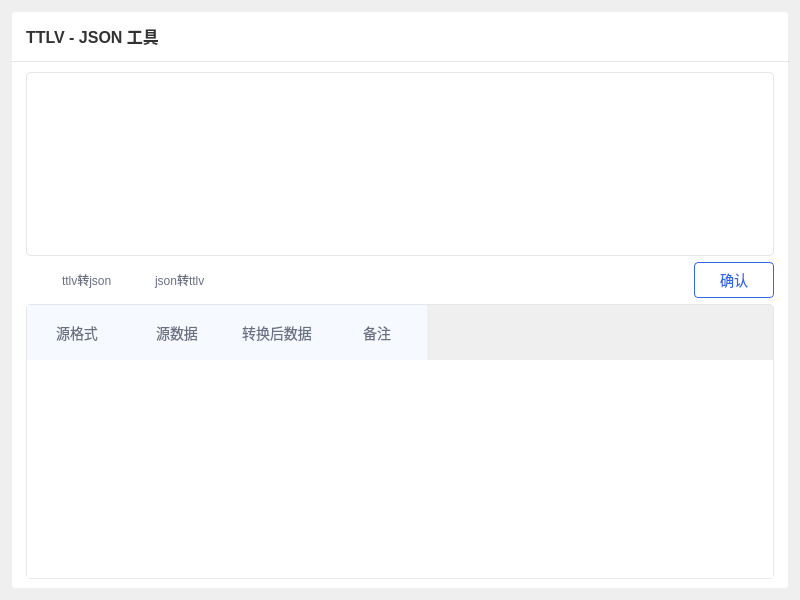
<?xml version="1.0" encoding="UTF-8"?>
<ui version="4.0">
 <class>ttlvConvertJson</class>
 <widget class="QWidget" name="ttlvConvertJson">
  <property name="geometry">
   <rect>
    <x>0</x>
    <y>0</y>
    <width>800</width>
    <height>600</height>
   </rect>
  </property>
  <property name="windowTitle">
   <string>Form</string>
  </property>
  <layout class="QVBoxLayout" name="verticalLayout">
   <item>
    <widget class="QWidget" name="widget" native="true">
     <property name="styleSheet">
      <string notr="true">#widget{
background-color: rgb(255, 255, 255);
border-style:solid;
border-width:1px;
border-color:rgb(240,240,240);
border-radius:4px;
}
QScrollBar:vertical{ 
    width:8px;  
    border-style:flat;
    border-radius: 4px;
    border:0px;
    background: rgb(255, 255, 255);
} 
QScrollBar::handle:vertical{ 
    background: rgb(230, 230, 230);
    border-radius: 4px;
    width:8px; 
    min-height:50px; 
    border-style:flat;
}
QScrollBar::handle:vertical::hover{ 
    background: rgb(200, 200, 200);
    border-radius: 4px;
    width:8px; 
}
QScrollBar::handle:vertical::pressed{ 
    background: rgb(200, 200, 200);
    border-radius:4px;
    width:8px; 
}
QScrollBar::sub-page:vertical {
     background: rgb(255, 255, 255);
border-style:flat;
}
QScrollBar::add-page:vertical {
     background: rgb(255, 255, 255);
border-style:flat;
}
QScrollBar::add-line:vertical{
     background: rgb(255, 255, 255);
}
QScrollBar::sub-line:vertical {
     background: rgb(255, 255, 255);
}
QScrollBar:horizontal{ 
    height:8px;  
    border-style:flat;
    border-radius: 4px;
    border:0px;
    background: rgb(255, 255, 255);
} 
QScrollBar::handle:horizontal{ 
    background: rgb(230, 230, 230);
    border-radius: 4px;
    height:8px; 
    min-width:50px; 
    border-style:flat;
}
QScrollBar::handle:horizontal::hover{ 
    background: rgb(200, 200, 200);
    border-radius: 4px;
    height:8px; 
}
QScrollBar::handle:horizontal::pressed{ 
    background: rgb(200, 200, 200);
    border-radius:4px;
    height:8px; 
}
QScrollBar::sub-page:horizontal {
     background: rgb(255, 255, 255);
    border-style:flat;
}
QScrollBar::add-page:horizontal {
     background: rgb(255, 255, 255);
    border-style:flat;
}
QScrollBar::sub-line:horizontal {
     background: rgb(255, 255, 255);
}
QScrollBar::add-line:horizontal{
     background: rgb(255, 255, 255);
}</string>
     </property>
     <layout class="QVBoxLayout" name="verticalLayout_2">
      <property name="spacing">
       <number>0</number>
      </property>
      <property name="leftMargin">
       <number>0</number>
      </property>
      <property name="topMargin">
       <number>0</number>
      </property>
      <property name="rightMargin">
       <number>0</number>
      </property>
      <property name="bottomMargin">
       <number>0</number>
      </property>
      <item>
       <widget class="QWidget" name="widget_windowTitle" native="true">
        <property name="minimumSize">
         <size>
          <width>0</width>
          <height>50</height>
         </size>
        </property>
        <property name="maximumSize">
         <size>
          <width>16777215</width>
          <height>50</height>
         </size>
        </property>
        <property name="styleSheet">
         <string notr="true">background: transparent; </string>
        </property>
        <layout class="QHBoxLayout" name="horizontalLayout_5" stretch="0,0,1">
         <property name="spacing">
          <number>0</number>
         </property>
         <property name="leftMargin">
          <number>15</number>
         </property>
         <property name="topMargin">
          <number>0</number>
         </property>
         <property name="rightMargin">
          <number>5</number>
         </property>
         <property name="bottomMargin">
          <number>0</number>
         </property>
         <item>
          <layout class="QHBoxLayout" name="horizontalLayout_3">
           <item>
            <widget class="QLabel" name="label_windowTitle">
             <property name="toolTip">
              <string/>
             </property>
             <property name="styleSheet">
              <string notr="true">font-weight:bold;
font-size:16px;
color: rgb(50, 50, 50);
</string>
             </property>
             <property name="text">
              <string>TTLV - JSON 工具</string>
             </property>
            </widget>
           </item>
          </layout>
         </item>
         <item>
          <spacer name="horizontalSpacer_2">
           <property name="orientation">
            <enum>Qt::Horizontal</enum>
           </property>
           <property name="sizeType">
            <enum>QSizePolicy::Maximum</enum>
           </property>
           <property name="sizeHint" stdset="0">
            <size>
             <width>623</width>
             <height>20</height>
            </size>
           </property>
          </spacer>
         </item>
         <item>
          <layout class="QHBoxLayout" name="horizontalLayout">
           <property name="spacing">
            <number>0</number>
           </property>
           <item>
            <widget class="QPushButton" name="pushButton_Minimize">
             <property name="minimumSize">
              <size>
               <width>30</width>
               <height>30</height>
              </size>
             </property>
             <property name="maximumSize">
              <size>
               <width>30</width>
               <height>30</height>
              </size>
             </property>
             <property name="styleSheet">
              <string notr="true">QPushButton:hover { 
background-color: rgb(220, 220, 220); 
}
QPushButton { 
image: url(:/png/Minimize.png);
border-width:0;
border-style:outset;
background-color:transparent;
border-radius:2px;
}
</string>
             </property>
             <property name="text">
              <string/>
             </property>
            </widget>
           </item>
           <item>
            <widget class="QPushButton" name="pushButton_Maximize">
             <property name="minimumSize">
              <size>
               <width>30</width>
               <height>30</height>
              </size>
             </property>
             <property name="maximumSize">
              <size>
               <width>30</width>
               <height>30</height>
              </size>
             </property>
             <property name="styleSheet">
              <string notr="true">QPushButton:hover { 
background-color: rgb(220, 220, 220); 
}
QPushButton { 
image: url(:/png/MaximizeOff.png);
border-width:0;
border-style:outset;
background-color:transparent;
border-radius:2px;
}
QPushButton:disabled
{
border-color:rgb(240, 240, 240);
border-radius:4px;
}</string>
             </property>
             <property name="text">
              <string/>
             </property>
            </widget>
           </item>
           <item>
            <widget class="QPushButton" name="pushButton_close">
             <property name="minimumSize">
              <size>
               <width>30</width>
               <height>30</height>
              </size>
             </property>
             <property name="maximumSize">
              <size>
               <width>30</width>
               <height>30</height>
              </size>
             </property>
             <property name="styleSheet">
              <string notr="true">QPushButton:hover { 
background-color:rgb(242, 113, 113); 
image: url(:/png/closeW.png)15 0 0 0;
}
QPushButton { 
image: url(:/png/close.png)15 0 0 0;
border-width:0;
border-style:outset;
background-color:transparent;
border-radius:2px;
}
</string>
             </property>
             <property name="text">
              <string/>
             </property>
            </widget>
           </item>
          </layout>
         </item>
        </layout>
       </widget>
      </item>
      <item>
       <widget class="Line" name="line">
        <property name="minimumSize">
         <size>
          <width>0</width>
          <height>1</height>
         </size>
        </property>
        <property name="maximumSize">
         <size>
          <width>16777215</width>
          <height>1</height>
         </size>
        </property>
        <property name="styleSheet">
         <string notr="true">background-color: rgb(200, 200, 200);</string>
        </property>
        <property name="orientation">
         <enum>Qt::Horizontal</enum>
        </property>
       </widget>
      </item>
      <item>
       <widget class="QWidget" name="widget_2" native="true">
        <property name="styleSheet">
         <string notr="true">QPushButton {
	color: rgb(47, 105, 235);
	font-size:14px;
	border-style:solid;
	border-width:1px;
	border-color:rgb(47, 105, 235);
	border-radius:4px;
}
QPushButton:hover{
	color: rgb(47, 105, 235);
	background-color: rgba(47, 105, 235, 0.08);
}
QPushButton:pressed{
	color: rgb(47, 105, 235);
	background-color: rgba(47, 105, 235, 0.2);
}</string>
        </property>
        <layout class="QVBoxLayout" name="verticalLayout_3" stretch="2,0,3">
         <property name="leftMargin">
          <number>15</number>
         </property>
         <property name="topMargin">
          <number>10</number>
         </property>
         <property name="rightMargin">
          <number>15</number>
         </property>
         <property name="bottomMargin">
          <number>10</number>
         </property>
         <item>
          <widget class="QTextEdit" name="textEdit_src">
           <property name="styleSheet">
            <string notr="true">color: rgb(104, 112, 130);
font-size:14px;
border-style:solid;
border-width:1px;
border-height：20px;
border-color:rgb(229, 231, 234);
border-radius:4px;
padding-left:5px;
padding-right:5px;

</string>
           </property>
          </widget>
         </item>
         <item>
          <layout class="QHBoxLayout" name="horizontalLayout_2">
           <item>
            <widget class="QRadioButton" name="radioButton_TJ">
             <property name="styleSheet">
              <string notr="true">QRadioButton::indicator{
    width: 30px;
    height: 23px;
}

QRadioButton::indicator:unchecked{
    image:url(:/png/checkBox0.png);
}

QRadioButton::indicator:checked{
    image:url(:/png/checkBox1.png);
}
QRadioButton{background-color:transparent;color: rgb(104, 112, 130);}
</string>
             </property>
             <property name="text">
              <string>ttlv转json</string>
             </property>
            </widget>
           </item>
           <item>
            <widget class="QRadioButton" name="radioButton_JT">
             <property name="styleSheet">
              <string notr="true">QRadioButton::indicator{
    width: 30px;
    height: 23px;
}

QRadioButton::indicator:unchecked{
    image:url(:/png/checkBox0.png);
}

QRadioButton::indicator:checked{
    image:url(:/png/checkBox1.png);
}
QRadioButton{background-color:transparent;color: rgb(104, 112, 130);}
</string>
             </property>
             <property name="text">
              <string>json转ttlv</string>
             </property>
            </widget>
           </item>
           <item>
            <spacer name="horizontalSpacer">
             <property name="orientation">
              <enum>Qt::Horizontal</enum>
             </property>
             <property name="sizeHint" stdset="0">
              <size>
               <width>40</width>
               <height>20</height>
              </size>
             </property>
            </spacer>
           </item>
           <item>
            <widget class="QPushButton" name="pushButton_change">
             <property name="minimumSize">
              <size>
               <width>80</width>
               <height>36</height>
              </size>
             </property>
             <property name="maximumSize">
              <size>
               <width>80</width>
               <height>36</height>
              </size>
             </property>
             <property name="text">
              <string>确认</string>
             </property>
            </widget>
           </item>
          </layout>
         </item>
         <item>
          <widget class="QTableWidget" name="tableWidget">
           <property name="styleSheet">
            <string notr="true">QHeaderView::section{
color: rgb(104, 112, 130);
font-size:14px;
background: transparent;
background: rgb(246, 249, 255);
padding: 1px;border: none;
border-style:solid;
border-right-width:0px;
border-left-width:0px;
}
QTableWidget{
color: rgb(104, 112, 130);
font-size:14px;
border-style:solid;
border-width:1px;
border-color:rgb(229, 231, 234);
border-radius:4px;
}</string>
           </property>
           <column>
            <property name="text">
             <string>源格式</string>
            </property>
            <property name="font">
             <font>
              <pointsize>25</pointsize>
             </font>
            </property>
           </column>
           <column>
            <property name="text">
             <string>源数据</string>
            </property>
           </column>
           <column>
            <property name="text">
             <string>转换后数据</string>
            </property>
           </column>
           <column>
            <property name="text">
             <string>备注</string>
            </property>
           </column>
          </widget>
         </item>
        </layout>
       </widget>
      </item>
     </layout>
    </widget>
   </item>
  </layout>
 </widget>
 <resources/>
 <connections/>
</ui>
